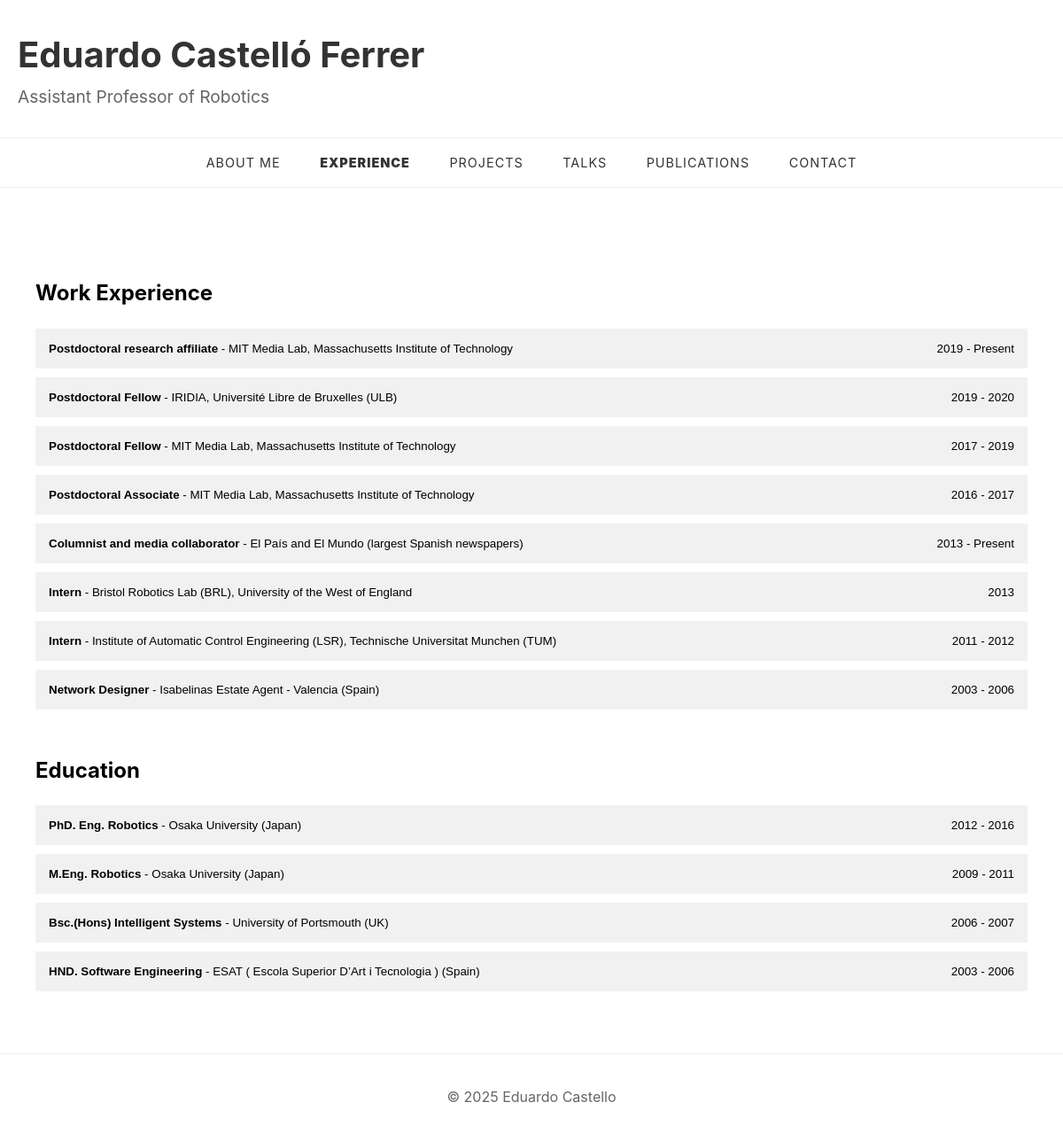
Before: /experience/ with the older database file.
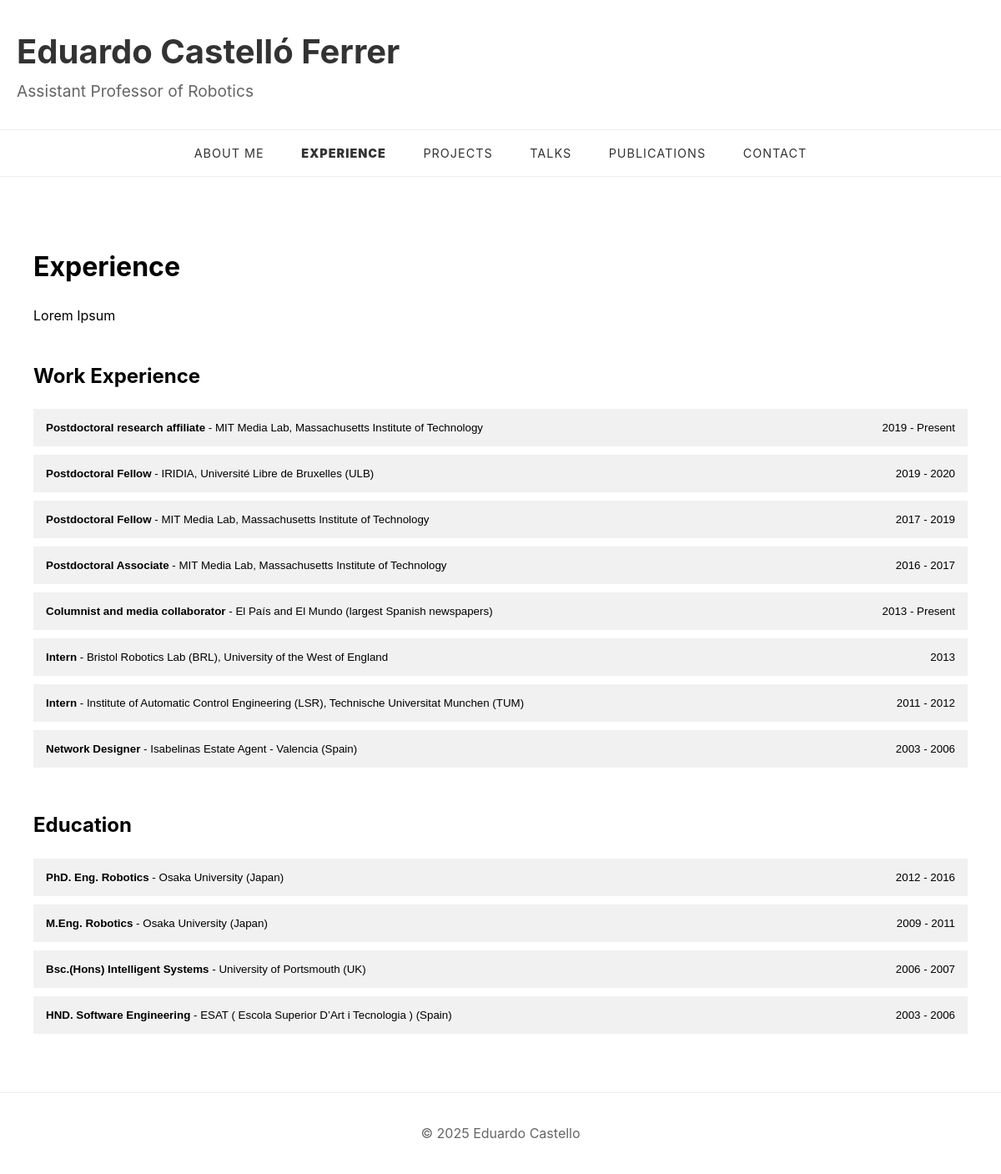
After: the same page with the newer database file.
### main/models.py (models this page shows, shortened)
class ExperienceDescription(models.Model):
    description = models.TextField()
    class Meta:
        verbose_name_plural = "Experience Description"

### main/views.py (the view)
# urls.py: path('experience/', views.experience, name='experience'),
def experience(request):
    education_items = EducationItem.objects.all()
    work_items = WorkItem.objects.all()
    experience_description = ExperienceDescription.objects.first()
    return render(request, 'main/experience.html', {
        'education_items': education_items,
        'work_items': work_items,
        'experience_description': experience_description
    })

### main/context_processors.py (called while the page is built)
def site_settings(request):
    return {
        'site_settings': SiteSettings.get_settings()
    }

### main/models.py (called while the page is built)
    @classmethod
    def get_settings(cls):
        return cls.objects.first() or cls.objects.create()

### main/templatetags/markdown_extras.py (called while the page is built)
@register.filter()
@stringfilter
def markdown(value):
    return md.markdown(value)

### main/templates/main/experience.html (shortened to what this page needs)
{% extends 'base.html' %}
{% load static %}
{% load markdown_extras %}
{% block extra_css %}
    <link rel="stylesheet" href="{% static 'css/experience.css' %}">
{% endblock %}
{% block content %}
    <div class="experience-container">
        <div class="experience-intro">
            <p>{{ experience_description.description|markdown|safe }}</p>
        </div>
        <div class="experience-sections">
            <section class="work-section">
                <h2>Work Experience</h2>
                <div class="accordion">
                    {% for item in work_items %}
                    <div class="accordion-item">
                        <button class="accordion-button">
                            <span class="title-institution"><strong>{{ item.title }}</strong> - {{ item.institution }}</span>
                            <span class="date-range">{{ item.date_range }}</span>
                        </button>
                    </div>
                    {% endfor %}
                </div>
            </section>
            <section class="education-section">
                <h2>Education</h2>
                <div class="accordion">
                    {% for item in education_items %}
                    <div class="accordion-item">
                        <button class="accordion-button">
                            <span class="title-institution"><strong>{{ item.title }}</strong> - {{ item.institution }}</span>
                            <span class="date-range">{{ item.date_range }}</span>
                        </button>
                    </div>
                    {% endfor %}
                </div>
            </section>
        </div>
    </div>
{% endblock %}

Changed rows visible on the page:
added ExperienceDescription: description "Experience Lorem Ipsum"
